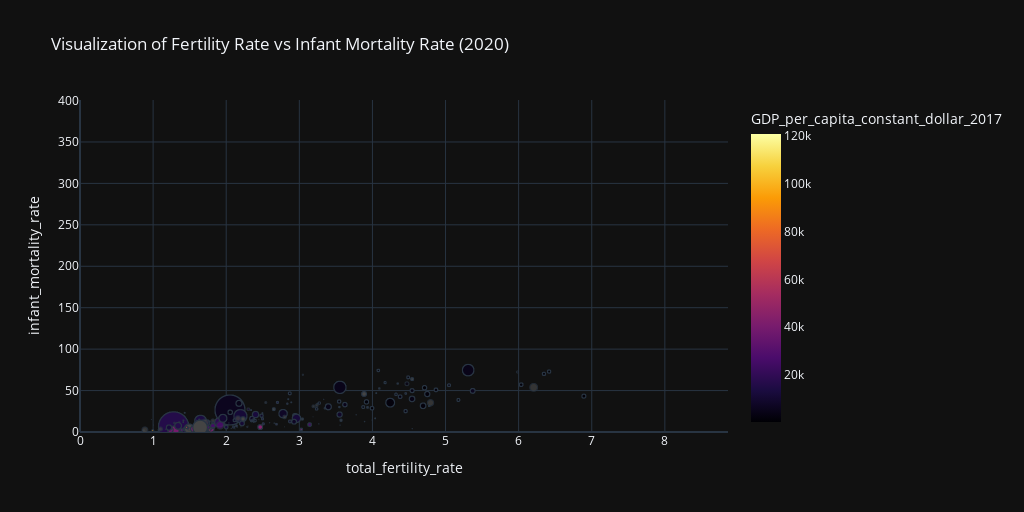

The notebook cell this image was saved under:
### Markdown cell above
4. Wie haben sich die Säuglingssterblich und die Geburtenrate (Primärfaktoren des HDI) historisch Entwickelt?

### Code cell
visualize_data_5(result_df, 2020)

### Figure 1 — Plotly figure (JSON) as saved in the notebook; plotly's stock layout.template omitted (floating-point values rounded to 4 significant figures; data arrays with more than 128 entries replaced by an {"elided": "..."} marker saying what was removed)
{"data": [{"customdata": {"elided": "3563x2 float values"}, "hovertemplate": "<b>%{hovertext}</b><br><br>total_fertility_rate=%{x}<br>infant_mortality_rate=%{y}<br>size=%{marker.size}<br>total_population=%{customdata[0]}<br>GDP_per_capita_constant_dollar_2017=%{marker.color}<extra></extra>", "hovertext": {"elided": "3563 str values"}, "legendgroup": "", "marker": {"color": {"elided": "3563 float values"}, "coloraxis": "coloraxis", "size": {"elided": "3563 float values"}, "sizemode": "area", "sizeref": 0.4665, "symbol": "circle"}, "mode": "markers", "name": "", "showlegend": false, "x": {"elided": "3563 float values"}, "xaxis": "x", "y": {"elided": "3563 float values"}, "yaxis": "y", "type": "scattergl"}], "layout": {"xaxis": {"anchor": "y", "domain": [0.0, 1.0], "title": {"text": "total_fertility_rate"}, "range": [0, 8.864]}, "yaxis": {"anchor": "x", "domain": [0.0, 1.0], "title": {"text": "infant_mortality_rate"}, "range": [0, 400.6]}, "coloraxis": {"colorbar": {"title": {"text": "GDP_per_capita_constant_dollar_2017"}}, "colorscale": [[0.0, "#000004"], [0.1111, "#1b0c41"], [0.2222, "#4a0c6b"], [0.3333, "#781c6d"], [0.4444, "#a52c60"], [0.5556, "#cf4446"], [0.6667, "#ed6925"], [0.7778, "#fb9b06"], [0.8889, "#f7d13d"], [1.0, "#fcffa4"]], "cmin": 436.4, "cmax": 120600.0}, "legend": {"tracegroupgap": 0, "itemsizing": "constant"}, "title": {"text": "Visualization of Fertility Rate vs Infant Mortality Rate (2020)"}, "width": 1024, "height": 512}}
